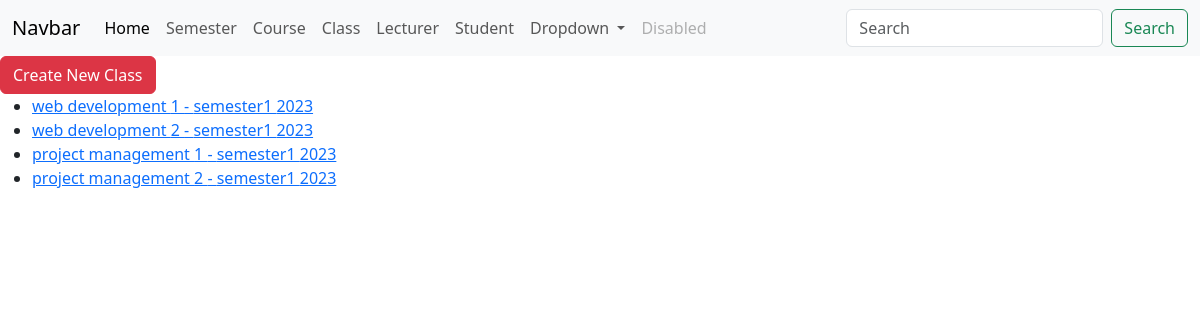
Page /classes on the earlier database version.
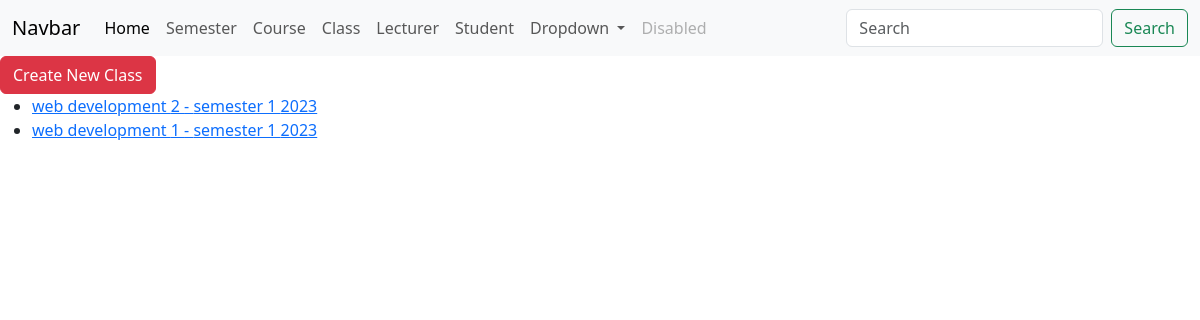
Same page on the later database version.
### attendance/models.py (models this page shows, shortened)
class Class(models.Model):
    number = models.CharField(max_length=255)
    course = models.ForeignKey(Course, on_delete=models.CASCADE, related_name='classes')
    enrollments = models.ManyToManyField(Enrollment, null=True, blank=True)
    lecturer = models.ForeignKey(Lecturer, null=True, blank=True, on_delete=models.CASCADE)

class Course(models.Model):
    semester = models.ForeignKey(Semester, on_delete=models.CASCADE, related_name='courses')
    code = models.CharField(max_length=255)
    name = models.CharField(max_length=255)

class Semester(models.Model):
    semester = models.CharField(max_length=255)
    year = models.CharField(max_length=255)

### attendance/views.py (the view)
# urls.py: path("classes", list_classes, name="classes"),
def list_classes(request):
    data = Class.objects.all()
    content = {'classes': data}
    return render(request, "list_classes.html", content)

### attendance/templates/list_classes.html (shortened to what this page needs)
{%  extends "base.html" %}
{%  block content %}
    <a href="{% url 'create_class' %}" class="btn btn-danger">Create New Class</a>
    <ul>
    {% for class in classes %}
        <li>
            <a href="{% url 'detail_class' id=class.id %}">{{ class.course.name }} {{ class.number }} - {{ class.course.semester.semester }} {{ class.course.semester.year }}</a>
        </li>
    {% endfor %}
    </ul>
{%  endblock %}

Differences in the rows shown:
removed Class: course.name "web development", number "1", course.semester.semester "semester1", course.semester.year "2023"
removed Class: course.name "project management", number "1", course.semester.semester "semester1", course.semester.year "2023"
removed Class: course.name "project management", number "2", course.semester.semester "semester1", course.semester.year "2023"
changed Class (number 1 of 2 on the later page): course.semester.semester "semester1" → "semester 1"
added Class: course.name "web development", number "1", course.semester.semester "semester 1", course.semester.year "2023"
